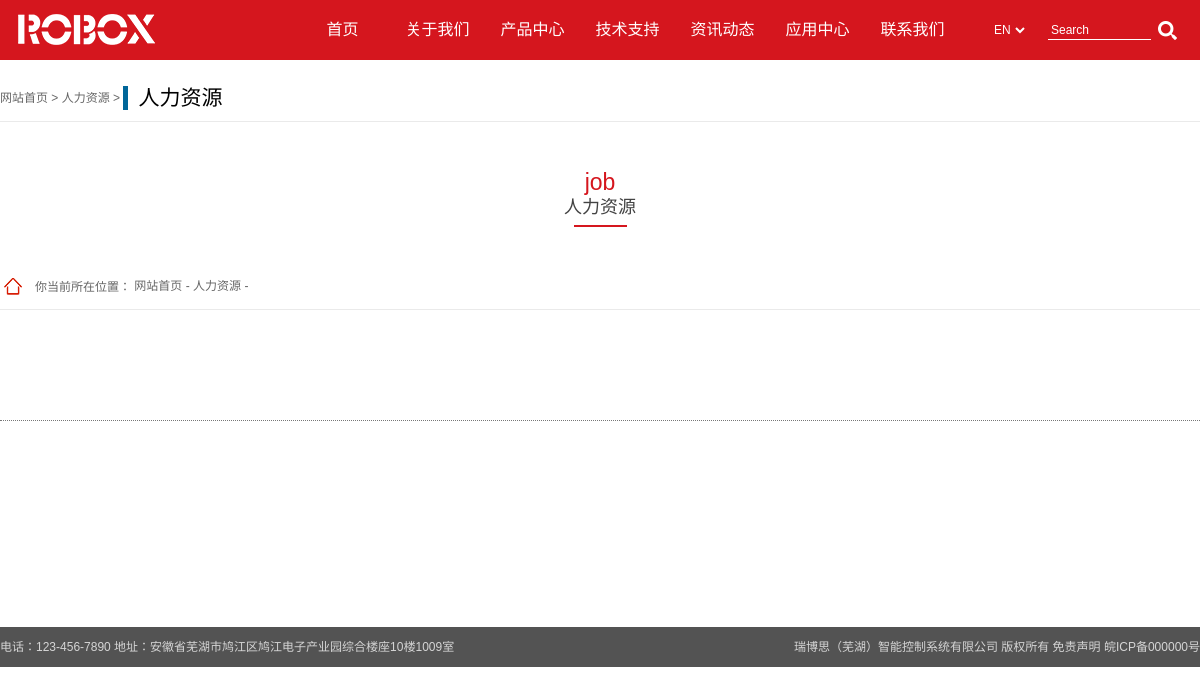
Page /job_display.php on the committed database.
### tables this page shows
CREATE TABLE `banner` (
  `id` int(10) NOT NULL,
  `class_id` int(10) NOT NULL,
  `sortnum` int(20) NOT NULL,
  `title` varchar(100) DEFAULT NULL,
  `url` varchar(200) DEFAULT NULL,
  `pic` varchar(200) DEFAULT NULL,
  `width` int(10) DEFAULT NULL,
  `height` int(10) DEFAULT NULL,
  `state` int(10) NOT NULL,
  `content` text,
  `pic1` varchar(200) DEFAULT NULL,
  KEY `id` (`id`)
);

CREATE TABLE `config_base` (
  `id` int(10) unsigned NOT NULL AUTO_INCREMENT,
  `name` varchar(100) NOT NULL DEFAULT '',
  `title` varchar(100) NOT NULL DEFAULT '',
  `icp` varchar(30) NOT NULL DEFAULT '',
  `keyword` varchar(200) NOT NULL DEFAULT '',
  `description` varchar(200) NOT NULL DEFAULT '',
  `contact` text,
  `copyright` text,
  `webcopyright` text,
  `javascriptFoot` text,
  `javascriptHead` text,
  `webJavascriptHead` text,
  `webJavascriptFoot` text,
  `hotline` varchar(100) DEFAULT NULL,
  `phone` varchar(100) DEFAULT NULL,
  `map` text,
  `rightButton` int(1) DEFAULT '0',
  `mobilejump` int(1) DEFAULT '1',
  `watermark` tinyint(1) DEFAULT '0',
  `waterpic` varchar(200) DEFAULT NULL,
  `waterpos` int(10) DEFAULT '5',
  PRIMARY KEY (`id`)
);

### config.php (called while the page is built, shortened)
<?
$config["db_host"] = "localhost";
$config["db_user"] = "root";
$config["db_pass"] = "root";
$config["db_name"] = "robox";

### include/onlyDB.php (called while the page is built, shortened)
<?
class onlyDB
{
	var $dbHost       = "";
	var $dbUser       = "";
	var $dbPassword   = "";
	var $dbName       = "";
	var $linkId;
	function onlyDB($dbHost, $dbUser, $dbPassword, $dbName = "")
	{
		$this->dbHost      = $dbHost;
		$this->dbUser      = $dbUser;
		$this->dbPassword  = $dbPassword;
		$this->dbName      = $dbName;
	}
	function connect()
	{
		$this->linkId = mysql_connect($this->dbHost, $this->dbUser, $this->dbPassword);
		if ($this->dbName)
		{
			return $this->select_db($this->dbName);
		}
		return true;
	}
	function select_db($dbName)
	{
		$rt = mysql_select_db($dbName);
		if (!$rt)
		{
			raise( new OnlyException( $this->error() ) );
		}
		else
		{
			$this->dbName = $dbName;
		}
		return $rt;
	}
	function query($query)
	{
		$rt = mysql_query($query, $this->linkId);
		return $rt;
	}
	function fetch_array($result, $fetchModule = MYSQL_ASSOC)
	{
		return mysql_fetch_array($result, $fetchModule);
	}
}
?>

### init.php (called while the page is built, shortened)
<?
require("config.php");
require("include/onlyDB.php");
$db	= new onlyDB($config["db_host"], $config["db_user"], $config["db_pass"], $config["db_name"]);
$sql = "select * from config_base where id=1";
$rst = $db->query($sql);
if ($row = $db->fetch_array($rst))
{
	$config_title			= $row["title"];
	$config_icp				= $row["icp"];
	$config_copyright		= $row["copyright"];
	$config_hotline			= $row["hotline"];
}
?>

### job_display.php (the view, shortened to what this page needs)
<?
require("init.php");
$base_name	  = "人力资源";
$menu 		  = "job";
$id		=  $_GET['id'];
$sql = "select * from job where id='$id'";
$rst = $db->query($sql);
$row = $db->fetch_array($rst);
$job_name 	 = $row["name"];
$job_content = $row["content"];
?>
<!doctype html>
<html>
<head>
<link rel="stylesheet" href="images/base.css" />
<link rel="stylesheet" href="images/inside.css" />
<link rel="stylesheet" href="images/adver.css" />
</head>
<body>
<?
require_once("begin.php");
?>
<div class="container">
	<div class="location">
		<p class="breadcrumbs"><a href="./" class="u-home">网站首页</a> &gt; <a href="job.php"><?=$base_name?></a> &gt; <a href="job_display.php?id=<?=$id?>"><?=$job_name?></a></p>
		<h3><?=$base_name?></h3>
	</div>
	<div class="wrap clearfix">
		<?
		require_once("left.php");
		?>
		<div class="main">
			<div class="hr">
				<dl class="hr-list">
					<dd class="info"><?=$job_content?></dd>
				</dl>
			</div>
		</div>
	</div>
</div>
<?
require_once("end.php");
?>
</body>
</html>

### begin.php (shortened to what this page needs)
<div class="header">
	<div class="g-in clearfix">
		<div class="logo">
			<?
				$sql = "select pic, url from banner where class_id = 3 and state>0 and pic<>''";
				$rst = $db->query($sql);
				if ($row = $db->fetch_array($rst)){
			?>
			<a href="./"><img src="<?=UPLOAD_PATH.$row["pic"]?>" width="175px" height="58" alt="<?=$config_title?>" /></a>
			<?
				}
			?>
		</div>
		<div class="nav">
			<ul class="clearfix">
				<li><a href="./" <? if ($menu == "default") { echo "class='current'"; } ?>>首页</a></li>
				<li><a href="info.php?class_id=101"<?if($base_id=="101"){echo" class='current'";}?>>关于我们</a></li>
				<li><a href="info.php?class_id=102"<?if($base_id=="102"){echo" class='current'";}?>>产品中心</a></li>
				<li><a href="info.php?class_id=103"<?if($base_id=="103"){echo" class='current'";}?>>技术支持</a></li>
				<li><a href="info.php?class_id=104"<?if($base_id=="104"){echo" class='current'";}?>>资讯动态</a></li>
				<li><a href="info.php?class_id=105"<?if($base_id=="105"){echo" class='current'";}?>>应用中心</a></li>
				<li><a href="info.php?class_id=106"<?if($base_id=="106"){echo" class='current'";}?>>联系我们</a></li>
			</ul>
		</div>
		<div class="select">
			<select name="" id="">
				<option value="">EN</option>
			</select>
		</div>
		<div class="search">
			<form action="search.php">
				<input type="text" name="search_keyword" class="search_text" required="" placeholder="Search">
				<input type="submit" value="" class="search_btn">
			</form>
		</div>
	</div>
</div>

### end.php (shortened to what this page needs)
<div class="footer">
	<div class="g-in clearfix">
		<span class="s1">电话：<?=$config_hotline?>  地址：<?=$config_copyright?> </span>
		<span class="s2"><?=$config_title?>  版权所有 <a href="">免责声明 </a> <a href=""> <?=$config_icp?></a> </span>
	</div>
</div>

### images/base.css (style rules this page uses)
body, h1, h2, h3, h4, h5, h6, hr, p, blockquote, dl, dt, dd, ul, ol, li, pre, form, fieldset, legend, button, input, textarea, th, td { margin: 0; padding: 0; }
body, button, input, select, textarea { font: 12px/1.5 Microsoft YaHei, Arial, sans-serif; }
h1, h2, h3, h4, h5, h6 { font-size: 100%; }
ul, ol { list-style: none; }
a { text-decoration: none; }
fieldset, img { border: 0; vertical-align: top; }
button, input, select, textarea { font-size: 100%;border:0;background:none;outline:none; }
.clearfix:after { content: '\20'; display: block; height: 0; clear: both; }
.clearfix { *zoom:1; }
a:link, a:visited { text-decoration: none; }
a { blr:expression_r(this.onFocus=this.blur()); }
body { color: #666; background:#fff; }
a { color: #666; }
.wrap { width: 1200px; margin: 0 auto; }
.g-in { width:1200px; margin:0 auto; }
.g-in:after { content:'\20';display:block;height:0;clear:both }
.g-in { *zoom:1 }
.header { width:100%;height: 60px;background: #d5161e; position: relative; z-index: 999; }
.header .logo { float: left;margin-right: 120px; }
.header .nav { float: left; }
.header .nav ul li { font-size: 16px; float: left;text-align: center;width:95px;line-height: 60px; }
.header .nav ul li a { display: block;color: #fff; }
.header .select { float: left;margin-left: 30px; line-height: 60px; }
.header .select select { color: #fff;outline: none;border: 0; }
.header .select select option { background-color: rgba(0,0,0,0.5); }
.header .search { float: left;margin-left:20px; line-height: 60px; }
.header .search .search_text { padding-left:3px;width:100px ; color: #fff; border-bottom:1px solid #fff; }
.header .search .search_btn { cursor: pointer; background: url(logo_05.png)no-repeat center; vertical-align: middle; display: inline-block;width:25px;height:25px; }
.footer { width: 100%;background: #535353;height:40px;line-height: 40px; }
.footer span { color: #d5d5d5; }
.footer .s1 { float: left; }
.footer .s2 { float: right; }
.footer span a { color: #d5d5d5; }

### images/inside.css (style rules this page uses)
.container { position:relative; padding:15px 0; z-index:8; }
.wrap { position:relative; width:1200px; min-height:460px; _height:460px; margin:0 auto; }
.wrap .main { display:block; overflow:hidden; *zoom:1; padding:30px 0 0; }
.location { position:relative; height:24px; width:1200px; margin:0 auto 30px; padding:11px 0; border-bottom:1px solid #eaeaea; line-height:24px; }
.location h3 { float:left; padding-left:10px; border-left:5px solid #069; color:#000; font-size:21px; font-weight:normal; }
.breadcrumbs { float:left; text-align:right; }
.breadcrumbs a { display:inline-block; vertical-align:top; }
.hr { position:relative; padding:0 0 40px; }
.hr-list { margin-bottom:5px; padding:5px 5px 15px; border-bottom:1px dotted #777; }
.hr-list .info { padding:5px 0; line-height:24px; }

### rows in the picture
banner: pic (picture)
config_base: hotline "123-456-7890", copyright "安徽省芜湖市鸠江区鸠江电子产业园综合楼座10楼1009室", title "瑞博思（芜湖）智能控制系统有限公司", icp "皖ICP备000000号"

### other values in the picture
$base_name "人力资源"
$base_en_name "job"
